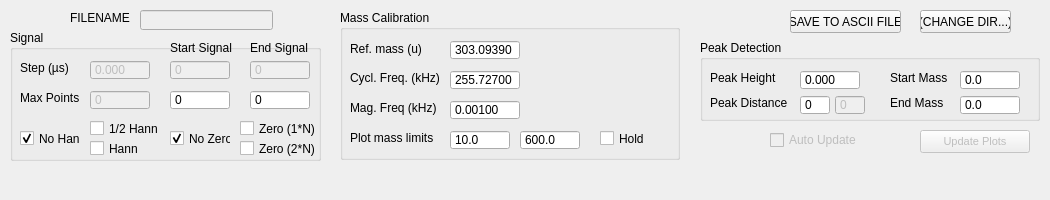
<?xml version="1.0" encoding="UTF-8"?>
<ui version="4.0">
 <class>DockWidget_Analysis</class>
 <widget class="QDockWidget" name="DockWidget_Analysis">
  <property name="geometry">
   <rect>
    <x>0</x>
    <y>0</y>
    <width>1050</width>
    <height>200</height>
   </rect>
  </property>
  <property name="minimumSize">
   <size>
    <width>1050</width>
    <height>200</height>
   </size>
  </property>
  <property name="maximumSize">
   <size>
    <width>1050</width>
    <height>200</height>
   </size>
  </property>
  <property name="windowTitle">
   <string>Analysis</string>
  </property>
  <widget class="QWidget" name="dockWidgetContents">
   <widget class="QGroupBox" name="groupBox_Signal">
    <property name="geometry">
     <rect>
      <x>10</x>
      <y>30</y>
      <width>311</width>
      <height>131</height>
     </rect>
    </property>
    <property name="font">
     <font>
      <weight>50</weight>
      <italic>false</italic>
      <bold>false</bold>
      <kerning>true</kerning>
     </font>
    </property>
    <property name="title">
     <string>Signal</string>
    </property>
    <widget class="QLabel" name="label_ExcitTruncate">
     <property name="geometry">
      <rect>
       <x>160</x>
       <y>10</y>
       <width>70</width>
       <height>16</height>
      </rect>
     </property>
     <property name="text">
      <string>Start Signal</string>
     </property>
    </widget>
    <widget class="QLabel" name="label_EndTruncate">
     <property name="geometry">
      <rect>
       <x>240</x>
       <y>10</y>
       <width>70</width>
       <height>16</height>
      </rect>
     </property>
     <property name="text">
      <string>End Signal</string>
     </property>
    </widget>
    <widget class="QLabel" name="label_Step">
     <property name="geometry">
      <rect>
       <x>10</x>
       <y>30</y>
       <width>60</width>
       <height>16</height>
      </rect>
     </property>
     <property name="text">
      <string>Step (µs)</string>
     </property>
    </widget>
    <widget class="QLabel" name="label_Points">
     <property name="geometry">
      <rect>
       <x>10</x>
       <y>60</y>
       <width>65</width>
       <height>16</height>
      </rect>
     </property>
     <property name="text">
      <string>Max Points</string>
     </property>
    </widget>
    <widget class="QSpinBox" name="spinBox_StartSignal">
     <property name="geometry">
      <rect>
       <x>160</x>
       <y>60</y>
       <width>60</width>
       <height>20</height>
      </rect>
     </property>
     <property name="locale">
      <locale language="English" country="UnitedStates"/>
     </property>
     <property name="buttonSymbols">
      <enum>QAbstractSpinBox::NoButtons</enum>
     </property>
     <property name="maximum">
      <number>10000000</number>
     </property>
     <property name="value">
      <number>0</number>
     </property>
    </widget>
    <widget class="QSpinBox" name="spinBox_DefEndSignal">
     <property name="enabled">
      <bool>false</bool>
     </property>
     <property name="geometry">
      <rect>
       <x>240</x>
       <y>30</y>
       <width>60</width>
       <height>20</height>
      </rect>
     </property>
     <property name="locale">
      <locale language="English" country="UnitedStates"/>
     </property>
     <property name="buttonSymbols">
      <enum>QAbstractSpinBox::NoButtons</enum>
     </property>
     <property name="maximum">
      <number>32000000</number>
     </property>
    </widget>
    <widget class="QSpinBox" name="spinBox_EndSignal">
     <property name="geometry">
      <rect>
       <x>240</x>
       <y>60</y>
       <width>60</width>
       <height>20</height>
      </rect>
     </property>
     <property name="locale">
      <locale language="English" country="UnitedStates"/>
     </property>
     <property name="buttonSymbols">
      <enum>QAbstractSpinBox::NoButtons</enum>
     </property>
     <property name="maximum">
      <number>32000000</number>
     </property>
    </widget>
    <widget class="QSpinBox" name="spinBox_DefStartSignal">
     <property name="enabled">
      <bool>false</bool>
     </property>
     <property name="geometry">
      <rect>
       <x>160</x>
       <y>30</y>
       <width>60</width>
       <height>20</height>
      </rect>
     </property>
     <property name="locale">
      <locale language="English" country="UnitedStates"/>
     </property>
     <property name="buttonSymbols">
      <enum>QAbstractSpinBox::NoButtons</enum>
     </property>
     <property name="maximum">
      <number>10000000</number>
     </property>
    </widget>
    <widget class="QDoubleSpinBox" name="doubleSpinBox_Step">
     <property name="enabled">
      <bool>false</bool>
     </property>
     <property name="geometry">
      <rect>
       <x>80</x>
       <y>30</y>
       <width>60</width>
       <height>20</height>
      </rect>
     </property>
     <property name="locale">
      <locale language="English" country="UnitedStates"/>
     </property>
     <property name="buttonSymbols">
      <enum>QAbstractSpinBox::NoButtons</enum>
     </property>
     <property name="decimals">
      <number>3</number>
     </property>
     <property name="maximum">
      <double>10.000000000000000</double>
     </property>
    </widget>
    <widget class="QSpinBox" name="spinBox_Points">
     <property name="enabled">
      <bool>false</bool>
     </property>
     <property name="geometry">
      <rect>
       <x>80</x>
       <y>60</y>
       <width>60</width>
       <height>20</height>
      </rect>
     </property>
     <property name="locale">
      <locale language="English" country="UnitedStates"/>
     </property>
     <property name="buttonSymbols">
      <enum>QAbstractSpinBox::NoButtons</enum>
     </property>
     <property name="maximum">
      <number>100000000</number>
     </property>
     <property name="value">
      <number>0</number>
     </property>
    </widget>
    <widget class="QCheckBox" name="checkBox_Hann">
     <property name="geometry">
      <rect>
       <x>80</x>
       <y>110</y>
       <width>60</width>
       <height>17</height>
      </rect>
     </property>
     <property name="text">
      <string>Hann</string>
     </property>
     <property name="checked">
      <bool>false</bool>
     </property>
     <attribute name="buttonGroup">
      <string notr="true">buttonGroup_Hann</string>
     </attribute>
    </widget>
    <widget class="QCheckBox" name="checkBox_ZeroFill">
     <property name="geometry">
      <rect>
       <x>230</x>
       <y>90</y>
       <width>80</width>
       <height>17</height>
      </rect>
     </property>
     <property name="text">
      <string>Zero (1*N)</string>
     </property>
     <property name="checked">
      <bool>false</bool>
     </property>
     <attribute name="buttonGroup">
      <string notr="true">buttonGroup_Zero</string>
     </attribute>
    </widget>
    <widget class="QCheckBox" name="checkBox_HalfHann">
     <property name="geometry">
      <rect>
       <x>80</x>
       <y>90</y>
       <width>71</width>
       <height>17</height>
      </rect>
     </property>
     <property name="text">
      <string>1/2 Hann</string>
     </property>
     <property name="checked">
      <bool>false</bool>
     </property>
     <attribute name="buttonGroup">
      <string notr="true">buttonGroup_Hann</string>
     </attribute>
    </widget>
    <widget class="QCheckBox" name="checkBox_ZeroFillTwice">
     <property name="geometry">
      <rect>
       <x>230</x>
       <y>110</y>
       <width>90</width>
       <height>17</height>
      </rect>
     </property>
     <property name="text">
      <string>Zero (2*N)</string>
     </property>
     <property name="checked">
      <bool>false</bool>
     </property>
     <attribute name="buttonGroup">
      <string notr="true">buttonGroup_Zero</string>
     </attribute>
    </widget>
    <widget class="QCheckBox" name="checkBox_NoZero">
     <property name="geometry">
      <rect>
       <x>160</x>
       <y>100</y>
       <width>61</width>
       <height>17</height>
      </rect>
     </property>
     <property name="text">
      <string>No Zero</string>
     </property>
     <property name="checked">
      <bool>true</bool>
     </property>
     <attribute name="buttonGroup">
      <string notr="true">buttonGroup_Zero</string>
     </attribute>
    </widget>
    <widget class="QCheckBox" name="checkBox_NoHann">
     <property name="geometry">
      <rect>
       <x>10</x>
       <y>100</y>
       <width>61</width>
       <height>17</height>
      </rect>
     </property>
     <property name="text">
      <string>No Hann</string>
     </property>
     <property name="checked">
      <bool>true</bool>
     </property>
     <attribute name="buttonGroup">
      <string notr="true">buttonGroup_Hann</string>
     </attribute>
    </widget>
   </widget>
   <widget class="QGroupBox" name="groupBox_Mass">
    <property name="geometry">
     <rect>
      <x>340</x>
      <y>10</y>
      <width>340</width>
      <height>150</height>
     </rect>
    </property>
    <property name="title">
     <string>Mass Calibration</string>
    </property>
    <widget class="QLabel" name="label_RefMass">
     <property name="geometry">
      <rect>
       <x>10</x>
       <y>31</y>
       <width>95</width>
       <height>16</height>
      </rect>
     </property>
     <property name="text">
      <string>Ref. mass (u)</string>
     </property>
    </widget>
    <widget class="QLabel" name="label_CycloFreq">
     <property name="geometry">
      <rect>
       <x>10</x>
       <y>60</y>
       <width>95</width>
       <height>16</height>
      </rect>
     </property>
     <property name="text">
      <string>Cycl. Freq. (kHz)</string>
     </property>
    </widget>
    <widget class="QLabel" name="label_MagFreq">
     <property name="geometry">
      <rect>
       <x>10</x>
       <y>90</y>
       <width>95</width>
       <height>16</height>
      </rect>
     </property>
     <property name="text">
      <string>Mag. Freq (kHz)</string>
     </property>
    </widget>
    <widget class="QLabel" name="label_PlotStartMass">
     <property name="geometry">
      <rect>
       <x>10</x>
       <y>120</y>
       <width>95</width>
       <height>16</height>
      </rect>
     </property>
     <property name="text">
      <string>Plot mass limits</string>
     </property>
    </widget>
    <widget class="QCheckBox" name="checkBox_Hold">
     <property name="geometry">
      <rect>
       <x>260</x>
       <y>120</y>
       <width>70</width>
       <height>17</height>
      </rect>
     </property>
     <property name="text">
      <string>Hold</string>
     </property>
    </widget>
    <widget class="QDoubleSpinBox" name="doubleSpinBox_RefMass">
     <property name="geometry">
      <rect>
       <x>110</x>
       <y>30</y>
       <width>70</width>
       <height>20</height>
      </rect>
     </property>
     <property name="locale">
      <locale language="English" country="UnitedStates"/>
     </property>
     <property name="buttonSymbols">
      <enum>QAbstractSpinBox::NoButtons</enum>
     </property>
     <property name="decimals">
      <number>5</number>
     </property>
     <property name="maximum">
      <double>1000.000000000000000</double>
     </property>
     <property name="value">
      <double>303.093900000000019</double>
     </property>
    </widget>
    <widget class="QDoubleSpinBox" name="doubleSpinBox_CycloFreq">
     <property name="geometry">
      <rect>
       <x>110</x>
       <y>60</y>
       <width>70</width>
       <height>20</height>
      </rect>
     </property>
     <property name="locale">
      <locale language="English" country="UnitedStates"/>
     </property>
     <property name="buttonSymbols">
      <enum>QAbstractSpinBox::NoButtons</enum>
     </property>
     <property name="decimals">
      <number>5</number>
     </property>
     <property name="maximum">
      <double>1000.000000000000000</double>
     </property>
     <property name="value">
      <double>255.727000000000004</double>
     </property>
    </widget>
    <widget class="QDoubleSpinBox" name="doubleSpinBox_MagFreq">
     <property name="geometry">
      <rect>
       <x>110</x>
       <y>90</y>
       <width>70</width>
       <height>20</height>
      </rect>
     </property>
     <property name="locale">
      <locale language="English" country="UnitedStates"/>
     </property>
     <property name="buttonSymbols">
      <enum>QAbstractSpinBox::NoButtons</enum>
     </property>
     <property name="decimals">
      <number>5</number>
     </property>
     <property name="maximum">
      <double>100.000000000000000</double>
     </property>
     <property name="value">
      <double>0.001000000000000</double>
     </property>
    </widget>
    <widget class="QDoubleSpinBox" name="doubleSpinBox_PlotMassX1">
     <property name="geometry">
      <rect>
       <x>110</x>
       <y>120</y>
       <width>60</width>
       <height>20</height>
      </rect>
     </property>
     <property name="locale">
      <locale language="English" country="UnitedStates"/>
     </property>
     <property name="buttonSymbols">
      <enum>QAbstractSpinBox::NoButtons</enum>
     </property>
     <property name="decimals">
      <number>1</number>
     </property>
     <property name="maximum">
      <double>1000.000000000000000</double>
     </property>
     <property name="value">
      <double>10.000000000000000</double>
     </property>
    </widget>
    <widget class="QDoubleSpinBox" name="doubleSpinBox_PlotMassX2">
     <property name="geometry">
      <rect>
       <x>180</x>
       <y>120</y>
       <width>60</width>
       <height>20</height>
      </rect>
     </property>
     <property name="locale">
      <locale language="English" country="UnitedStates"/>
     </property>
     <property name="buttonSymbols">
      <enum>QAbstractSpinBox::NoButtons</enum>
     </property>
     <property name="decimals">
      <number>1</number>
     </property>
     <property name="maximum">
      <double>3000.000000000000000</double>
     </property>
     <property name="value">
      <double>600.000000000000000</double>
     </property>
    </widget>
   </widget>
   <widget class="QGroupBox" name="groupBox_Peak">
    <property name="geometry">
     <rect>
      <x>700</x>
      <y>40</y>
      <width>340</width>
      <height>81</height>
     </rect>
    </property>
    <property name="title">
     <string>Peak Detection</string>
    </property>
    <widget class="QLabel" name="label_PeakHeight">
     <property name="geometry">
      <rect>
       <x>10</x>
       <y>30</y>
       <width>81</width>
       <height>16</height>
      </rect>
     </property>
     <property name="text">
      <string>Peak Height</string>
     </property>
    </widget>
    <widget class="QLabel" name="label_PeakDistance">
     <property name="geometry">
      <rect>
       <x>10</x>
       <y>55</y>
       <width>81</width>
       <height>16</height>
      </rect>
     </property>
     <property name="text">
      <string>Peak Distance</string>
     </property>
    </widget>
    <widget class="QLabel" name="label_StartMass">
     <property name="geometry">
      <rect>
       <x>190</x>
       <y>30</y>
       <width>70</width>
       <height>16</height>
      </rect>
     </property>
     <property name="text">
      <string>Start Mass</string>
     </property>
    </widget>
    <widget class="QLabel" name="label_EndMass">
     <property name="geometry">
      <rect>
       <x>190</x>
       <y>55</y>
       <width>70</width>
       <height>16</height>
      </rect>
     </property>
     <property name="text">
      <string>End Mass</string>
     </property>
    </widget>
    <widget class="QDoubleSpinBox" name="doubleSpinBox_PeakHeight">
     <property name="geometry">
      <rect>
       <x>100</x>
       <y>30</y>
       <width>60</width>
       <height>20</height>
      </rect>
     </property>
     <property name="locale">
      <locale language="English" country="UnitedStates"/>
     </property>
     <property name="buttonSymbols">
      <enum>QAbstractSpinBox::NoButtons</enum>
     </property>
     <property name="decimals">
      <number>3</number>
     </property>
    </widget>
    <widget class="QSpinBox" name="spinBox_PeakDistance">
     <property name="geometry">
      <rect>
       <x>100</x>
       <y>55</y>
       <width>30</width>
       <height>20</height>
      </rect>
     </property>
     <property name="locale">
      <locale language="English" country="UnitedStates"/>
     </property>
     <property name="buttonSymbols">
      <enum>QAbstractSpinBox::NoButtons</enum>
     </property>
     <property name="maximum">
      <number>10000</number>
     </property>
     <property name="value">
      <number>0</number>
     </property>
    </widget>
    <widget class="QDoubleSpinBox" name="doubleSpinBox_StartMass">
     <property name="geometry">
      <rect>
       <x>260</x>
       <y>30</y>
       <width>60</width>
       <height>20</height>
      </rect>
     </property>
     <property name="locale">
      <locale language="English" country="UnitedStates"/>
     </property>
     <property name="buttonSymbols">
      <enum>QAbstractSpinBox::NoButtons</enum>
     </property>
     <property name="decimals">
      <number>1</number>
     </property>
     <property name="maximum">
      <double>1000.000000000000000</double>
     </property>
    </widget>
    <widget class="QDoubleSpinBox" name="doubleSpinBox_EndMass">
     <property name="geometry">
      <rect>
       <x>260</x>
       <y>55</y>
       <width>60</width>
       <height>20</height>
      </rect>
     </property>
     <property name="locale">
      <locale language="English" country="UnitedStates"/>
     </property>
     <property name="buttonSymbols">
      <enum>QAbstractSpinBox::NoButtons</enum>
     </property>
     <property name="decimals">
      <number>1</number>
     </property>
     <property name="maximum">
      <double>1000.000000000000000</double>
     </property>
    </widget>
    <widget class="QSpinBox" name="spinBox_PeakDistanceFound">
     <property name="enabled">
      <bool>false</bool>
     </property>
     <property name="geometry">
      <rect>
       <x>135</x>
       <y>55</y>
       <width>30</width>
       <height>20</height>
      </rect>
     </property>
     <property name="locale">
      <locale language="English" country="UnitedStates"/>
     </property>
     <property name="buttonSymbols">
      <enum>QAbstractSpinBox::NoButtons</enum>
     </property>
     <property name="maximum">
      <number>10000</number>
     </property>
     <property name="value">
      <number>0</number>
     </property>
    </widget>
   </widget>
   <widget class="QPushButton" name="pushButton_UpdatePlots">
    <property name="enabled">
     <bool>false</bool>
    </property>
    <property name="geometry">
     <rect>
      <x>920</x>
      <y>130</y>
      <width>110</width>
      <height>23</height>
     </rect>
    </property>
    <property name="maximumSize">
     <size>
      <width>16777215</width>
      <height>16777215</height>
     </size>
    </property>
    <property name="font">
     <font>
      <pointsize>8</pointsize>
      <weight>50</weight>
      <bold>false</bold>
     </font>
    </property>
    <property name="text">
     <string>Update Plots</string>
    </property>
   </widget>
   <widget class="QLineEdit" name="lineEdit_File">
    <property name="enabled">
     <bool>false</bool>
    </property>
    <property name="geometry">
     <rect>
      <x>140</x>
      <y>10</y>
      <width>133</width>
      <height>20</height>
     </rect>
    </property>
    <property name="minimumSize">
     <size>
      <width>0</width>
      <height>0</height>
     </size>
    </property>
    <property name="font">
     <font>
      <italic>false</italic>
     </font>
    </property>
    <property name="text">
     <string/>
    </property>
    <property name="readOnly">
     <bool>false</bool>
    </property>
   </widget>
   <widget class="QLabel" name="label_Filename">
    <property name="geometry">
     <rect>
      <x>70</x>
      <y>10</y>
      <width>60</width>
      <height>16</height>
     </rect>
    </property>
    <property name="text">
     <string>FILENAME</string>
    </property>
   </widget>
   <widget class="QCheckBox" name="checkBox_AutoUpdate">
    <property name="enabled">
     <bool>false</bool>
    </property>
    <property name="geometry">
     <rect>
      <x>770</x>
      <y>130</y>
      <width>101</width>
      <height>20</height>
     </rect>
    </property>
    <property name="text">
     <string>Auto Update</string>
    </property>
   </widget>
   <widget class="QPushButton" name="pushButton_SaveToAscii">
    <property name="geometry">
     <rect>
      <x>790</x>
      <y>10</y>
      <width>111</width>
      <height>23</height>
     </rect>
    </property>
    <property name="text">
     <string>SAVE TO ASCII FILE</string>
    </property>
   </widget>
   <widget class="QPushButton" name="pushButton_ChangeAsciiDir">
    <property name="geometry">
     <rect>
      <x>920</x>
      <y>10</y>
      <width>91</width>
      <height>23</height>
     </rect>
    </property>
    <property name="text">
     <string>(CHANGE DIR...)</string>
    </property>
   </widget>
  </widget>
 </widget>
 <resources/>
 <connections/>
 <buttongroups>
  <buttongroup name="buttonGroup_Zero"/>
  <buttongroup name="buttonGroup_Hann"/>
 </buttongroups>
</ui>
